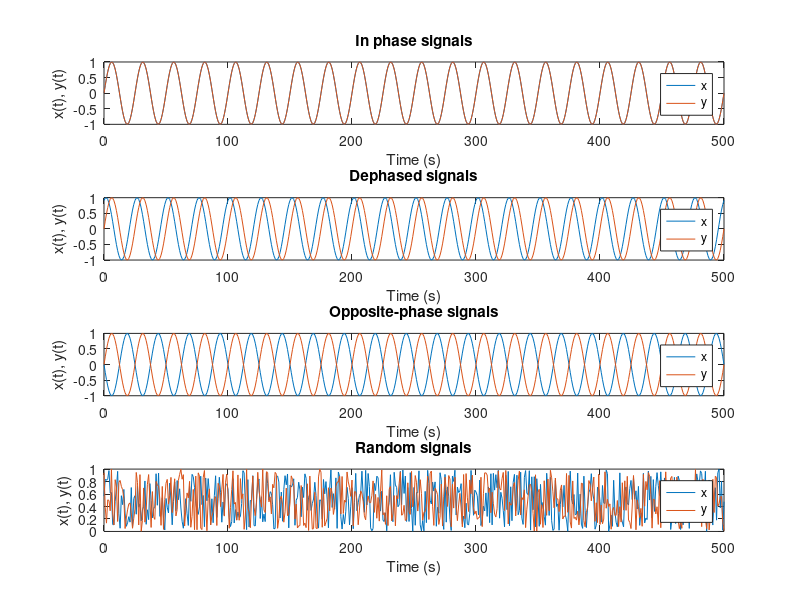

This figure's MATLAB source: (Note: this script raises an error after producing the figure.)
clearvars; clc; close all;

%%%%%%%%%%%%%%%%%%%%%%%%%% SAMPLE SIGNALS %%%%%%%%%%%%%%%%%%%%%%%%%%
% Creation of sample signals
Fs = 250;
f=1/Fs;
t=0:f:2;

% In phase
x1=sin(2*pi*10*t);
y1=sin(2*pi*10*t);
% Out of phase
x3=sin(2*pi*10*t+20);
y3=sin(2*pi*10*t);
% Opposite phase
x2=sin(-2*pi*10*t);
y2=sin(2*pi*10*t);
% Random
x4=rand(1,501);
y4=rand(1,501);

figure;
times = (0:500);
subplot(411)
plot(times,x1);
hold();
plot(times,y1);
xlabel('Time (s)');
ylabel('x(t), y(t)');
legend('x', 'y')
title('In phase signals');
subplot(412)
plot(times,x3);
hold();
plot(times,y3);
xlabel('Time (s)');
ylabel('x(t), y(t)');
legend('x', 'y')
title('Dephased signals');
subplot(413)
plot(times,x2);
hold();
plot(times,y2);
xlabel('Time (s)');
ylabel('x(t), y(t)');
legend('x', 'y')
title('Opposite-phase signals');
subplot(414)
plot(times,x4);
hold();
plot(times,y4);
xlabel('Time (s)');
ylabel('x(t), y(t)');
legend('x', 'y')
title('Random signals');
set(gcf, 'units','normalized','outerposition',[0 0 1 1])

% Creation of a window containing the sample signals
wind = window(Fs, 0);
dat = horzcat(x1.',y1.',x2.',y2.',x3.',y3.',x4.',y4.');

%%%%%%%%%%%%%%%%%%%%%%%% CROSS-CORRELATION %%%%%%%%%%%%%%%%%%%%%%%%%
% Computation of the cross-correlation
cross = crossCorrelation();
cross_corr_dat1 = cross.association(wind,dat(:,1),dat(:,2));
cross_corr_dat3 = cross.association(wind,dat(:,5),dat(:,6));
cross_corr_dat2 = cross.association(wind,dat(:,3),dat(:,4));
cross_corr_dat4 = cross.association(wind,dat(:,7),dat(:,8));

lag = -cross.Max_lag:cross.Max_lag;
figure;
subplot(411)
plot(lag, cross_corr_dat1.Value)
ylabel('Cross-correlation'); xlabel('Lag (s)')
title('Cross-correlation of in-phase signals')
subplot(412)
plot(lag, cross_corr_dat3.Value)
ylabel('Cross-correlation'); xlabel('Lag (s)')
title('Cross-correlation of dephased signals')
subplot(413)
plot(lag, cross_corr_dat2.Value)
ylabel('Cross-correlation'); xlabel('Lag (s)')
title('Cross-correlation of opposite-phase signals')
subplot(414)
plot(lag, cross_corr_dat4.Value)
ylabel('Cross-correlation'); xlabel('Lag (s)')
title('Cross-correlation of random signals')
set(gcf, 'units','normalized','outerposition',[0 0 1 1])

% Computation of the Fisher Transform of the cross-correlation
cross_corr_dat1 = cross.FTmeasure(wind,dat(:,1),dat(:,2));
cross_corr_dat3 = cross.FTmeasure(wind,dat(:,5),dat(:,6));
cross_corr_dat2 = cross.FTmeasure(wind,dat(:,3),dat(:,4));
cross_corr_dat4 = cross.FTmeasure(wind,dat(:,7),dat(:,8));

lag = -cross.Max_lag:cross.Max_lag;
figure;
subplot(411)
plot(lag, cross_corr_dat1)
ylabel('Fisher Transform'); xlabel('Lag (s)')
title('Fisher Transform of the cross-correlation for in-phase signals')
subplot(412)
plot(lag, cross_corr_dat3)
ylabel('Fisher Transform'); xlabel('Lag (s)')
title('Fisher Transform of the cross-correlation for dephased signals')
subplot(413)
plot(lag, cross_corr_dat2)
ylabel('Fisher Transform'); xlabel('Lag (s)')
title('Fisher Transform of the cross-correlation for opposite-phase signals')
subplot(414)
plot(lag, cross_corr_dat4)
ylabel('Fisher Transform'); xlabel('Lag (s)')
title('Fisher Transform of the cross-correlation for random signals')
set(gcf, 'units','normalized','outerposition',[0 0 1 1])

%%%%%%%%%%%%%%%%%%% CORRECTED CROSS-CORRELATION %%%%%%%%%%%%%%%%%%%%

% Computation of the corrected cross-correlation
corr = correctedCrossCorrelation();
corr_cross_corr_dat1 = corr.association(wind,dat(:,1),dat(:,2));
corr_cross_corr_dat2 = corr.association(wind,dat(:,3),dat(:,4));
corr_cross_corr_dat3 = corr.association(wind,dat(:,5),dat(:,6));
corr_cross_corr_dat4 = corr.association(wind,dat(:,7),dat(:,8));

lag = 1:cross.Max_lag;
figure;
subplot(411)
plot(lag, corr_cross_corr_dat1.Value)
ylabel('Corected cross-correlation'); xlabel('Lag (s)')
title('Corrected cross-correlation of in-phase signals')
subplot(412)
plot(lag, corr_cross_corr_dat3.Value)
ylabel('Corrected cross-correlation'); xlabel('Lag (s)')
title('Corrected cross-correlation of dephased signals')
subplot(413)
plot(lag, corr_cross_corr_dat2.Value)
ylabel('Corrected cross-correlation'); xlabel('Lag (s)')
title('Corrected cross-correlation of opposite-phase signals')
subplot(414)
plot(lag, corr_cross_corr_dat4.Value)
ylabel('Corrected cross-correlation'); xlabel('Lag (s)')
title('Corrected cross-correlation of random signals')
set(gcf, 'units','normalized','outerposition',[0 0 1 1])